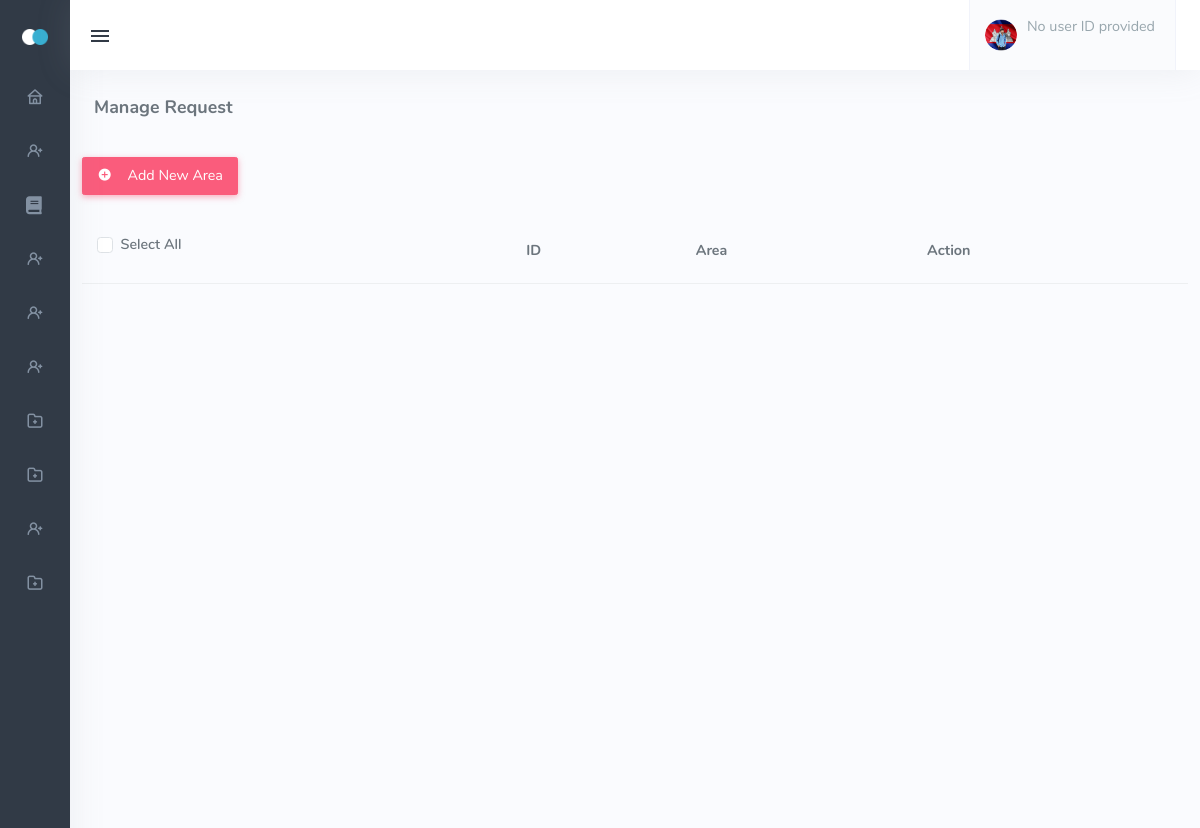
/admin_manage_area.php, run on an earlier commit of the app's database.
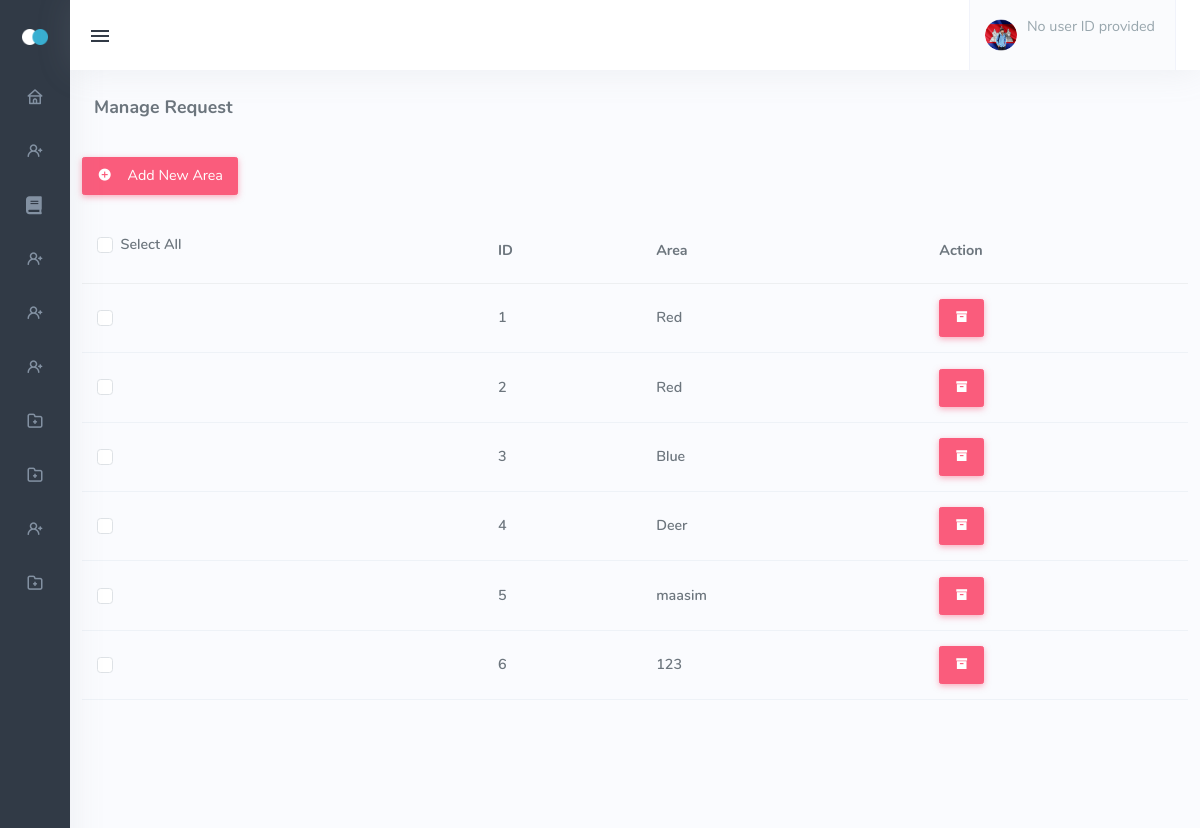
And on a later commit of the database.
### tables this page shows
CREATE TABLE `tbl_area` (
  `area_id` int(11) NOT NULL,
  `area` varchar(90) NOT NULL
);

### admin_manage_area.php (the view, shortened to what this page needs)
<!DOCTYPE html>
<html lang="en" class="menuitem-active"><head>
    <link href="assets/css/icons.min.css" rel="stylesheet" type="text/css">
    <link href="assets/css/app.min.css" rel="stylesheet" type="text/css" id="light-style">
    <link href="assets/css/app-dark.min.css" rel="stylesheet" type="text/css" id="dark-style" disabled="disabled">
    <link rel="stylesheet" href="https://cdnjs.cloudflare.com/ajax/libs/font-awesome/5.15.3/css/all.min.css">
    <link href="assets/css/vendor/quill.core.css" rel="stylesheet" type="text/css" />
    <link href="assets/css/vendor/quill.snow.css" rel="stylesheet" type="text/css" />
</head>
<body class="show" data-layout-config="{&quot;leftSideBarTheme&quot;:&quot;dark&quot;,&quot;layoutBoxed&quot;:false, &quot;leftSidebarCondensed&quot;:false, &quot;leftSidebarScrollable&quot;:false,&quot;darkMode&quot;:false, &quot;showRightSidebarOnStart&quot;: true}" data-leftbar-theme="dark" data-leftbar-compact-mode="condensed" style="visibility: visible;">
    <div class="wrapper">
        <div class="leftside-menu menuitem-active">
            <a href="index.html" class="logo text-center logo-light">
                <span class="logo-sm">
                    <img src="assets/images/logo_sm.png" alt="" height="16">
                </span>
            </a>
            <div class="h-100 show" id="leftside-menu-container" data-simplebar="init"><div class="simplebar-wrapper" style="margin: 0px;"><div class="simplebar-height-auto-observer-wrapper"><div class="simplebar-height-auto-observer"></div></div><div class="simplebar-mask"><div class="simplebar-offset" style="right: 0px; bottom: 0px;"><div class="simplebar-content-wrapper" style="height: 100%; overflow: hidden;"><div class="simplebar-content" style="padding: 0px;">
               <ul class="side-nav">
<li class="side-nav-item">
    <a href="admin_dashboard.php" class="side-nav-link">
        <i class="uil-home"></i>
    </a>
</li>
<li class="side-nav-item">
    <a data-bs-toggle="collapse" href="#sidebarDashboards" aria-expanded="false"
        aria-controls="sidebarDashboards" class="side-nav-link collapsed">
        <i class="uil-user-plus"></i>
    </a>
</li>
<li class="side-nav-item">
    <a href="admin_manage_lesson.php" class="side-nav-link">
        <i class="fa fa-book"></i>
    </a>
</li>
<li class="side-nav-item">
    <a data-bs-toggle="collapse" href="#sidebarDashboardsLessons"
        aria-expanded="false" aria-controls="sidebarDashboards"
        class="side-nav-link collapsed">
        <i class="uil-user-plus"></i>
    </a>
</li>
<li class="side-nav-item">
    <a data-bs-toggle="collapse" href="#sidebarquiz"
        aria-expanded="false" aria-controls="sidebarquiz"
        class="side-nav-link collapsed">
        <i class="uil-user-plus"></i>
    </a>
</li>
<li class="side-nav-item">
    <a href="admin_assign_lesson_to_teacher.php " class="side-nav-link">
        <i class="uil-user-plus"></i>
    </a>
</li>
<li class="side-nav-item">
    <a data-bs-toggle="collapse" href="#sidebarclass" aria-expanded="false"
        aria-controls="sidebarclass" class="side-nav-link">
        <i class="uil-folder-plus"></i>
    </a>
</li>
<li class="side-nav-item">
    <a data-bs-toggle="collapse" href="#sidebarArea" aria-expanded="false"
        aria-controls="sidebarArea" class="side-nav-link">
        <i class="uil-folder-plus"></i>
    </a>
</li>
<li class="side-nav-item">
    <a href="#" class="side-nav-link">
        <i class="uil-user-plus"></i>
    </a>
</li>
<li class="side-nav-item">
    <a data-bs-toggle="collapse" href="#sidebarEmail" aria-expanded="false"
        aria-controls="sidebarEmail" class="side-nav-link">
        <i class="uil-folder-plus"></i>
    </a>
</li>
</ul>
            </div></div></div></div><div class="simplebar-placeholder" style="width: 70px; height: 1150px;"></div></div></div>
        </div>
        <div class="content-page">
            <div class="content">
                   <div class="navbar-custom">
                    <ul class="list-unstyled topbar-menu float-end mb-0">
                        <li class="dropdown notification-list">
                            <a class="nav-link dropdown-toggle nav-user arrow-none me-0" data-bs-toggle="dropdown"
                                href="#" role="button" aria-haspopup="false" aria-expanded="false">
                                <span class="account-user-avatar">
                                    <img src="assets/images/users/avatar-1.jpg" alt="user-image" class="rounded-circle">
                                </span>
                                <span>
                                    <?php
                                    include 'dbcon.php';
                                    if (isset($_SESSION['user_id'])) {
                                        $user_id = $_SESSION['user_id'];
                                        $sql = "SELECT tbl_userinfo.user_id, tbl_userinfo.firstname, tbl_userinfo.middlename, tbl_userinfo.lastname, tbl_user_level.level
                                                    FROM tbl_admin
                                                    JOIN tbl_userinfo ON tbl_admin.user_id = tbl_userinfo.user_id
                                                    JOIN tbl_user_level ON tbl_admin.level_id = tbl_user_level.level_id
                                                    WHERE tbl_user_level.level = 'ADMIN' AND tbl_userinfo.user_id = '$user_id'
                                                    LIMIT 1;";
                                        $result = mysqli_query($conn, $sql);
                                        if ($result && mysqli_num_rows($result) > 0) {
                                            $row = mysqli_fetch_assoc($result);
                                            ?>
                                                                    <span class="account-user-name"><?php echo $row['firstname'] . ' ' . $row['lastname'] . ' ' . $row['lastname']; ?></span>
                                                                    <span class="account-position"><?php echo $row['level']; ?></span>
                                                                    <?php
                                        } else {
                                            echo "No records found in tbl_admin";
                                        }
                                    } else {
                                        echo "No user ID provided";
                                    }
                                    ?>
                                </span>
                            </a>
                        </li>
                    </ul>
                    <button class="button-menu-mobile open-left">
                        <i class="mdi mdi-menu"></i>
                    </button>
                </div>
                 <div class="container-fluid">
                    <div class="row">
                        <div class="col-12">
                            <div class="page-title-box">
                                <h4 class="page-title">Manage Request</h4>
                            </div>
                        </div>
                    </div>
                </div>
            </div>
            <table id="basic-datatable" class="table table-centered mb-0">
            <table id="basic-datatable" class="table table-centered mb-0">
              <div class="row mb-2">
                <div class="col-sm-4">
                    <a href="admin_add_new_area.php" class="btn btn-danger mb-2"><i class="mdi mdi-plus-circle me-2"></i> Add New Area</a>
                </div>
            </div>
            </div>
                <thead>
                    <tr>
                        <th class="">
                            <div class="form-check form-checkbox-success mb-2">
                                <input type="checkbox" class="form-check-input" id="customCheckAll">
                                <label class="form-check-label" for="customCheckAll">Select All</label>
                            </div>
                        </th>
                        <th>ID</th>
                        <th>Area</th>
                        <th>Action</th>
                    </tr>
                </thead>
                <tbody>
                <?php
                include 'dbcon.php';
                $sql = "SELECT DISTINCT area_id, area FROM tbl_area";
                $result = mysqli_query($conn, $sql);
                if ($result && mysqli_num_rows($result) > 0) {
                    while ($row = mysqli_fetch_assoc($result)) {
                        ?>
                                                <tr>
                                                    <td>
                                                        <div class="form-check">
                                                            <input type="checkbox" class="form-check-input" id="customCheck2">
                                                            <label class="form-check-label" for="customCheck2">&nbsp;</label>
                                                        </div>
                                                    </td>
                                                    <td>
                                                        <span class="fw-semibold">
                                                            <?php echo $row['area_id'] ?>
                                                        </span>
                                                    </td>
                                                    <td>
                                                        <span class="fw-semibold">
                                                            <?php echo $row['area'] ?>
                                                        </span>
                                                    </td>
                                                    <td>
                                                                <a href="admin_teacher_deactivate.php?area_id=<?php echo $row['area_id'] ?>" class="decline">
                                                                    <button type="button" class="btn btn-danger"><i class="mdi mdi-archive"></i> </button>
                                                                </a>
                                                                </td>
                                                </tr>
                                                <?php
                    }
                }
                ?>
                </tbody>
</body></html>

What changed in the data, as far as the page shows it:
added tbl_area: area_id "1", area "Red"
added tbl_area: area_id "2", area "Red"
added tbl_area: area_id "3", area "Blue"
added tbl_area: area_id "4", area "Deer"
added tbl_area: area_id "5", area "maasim"
added tbl_area: area_id "6", area "123"
